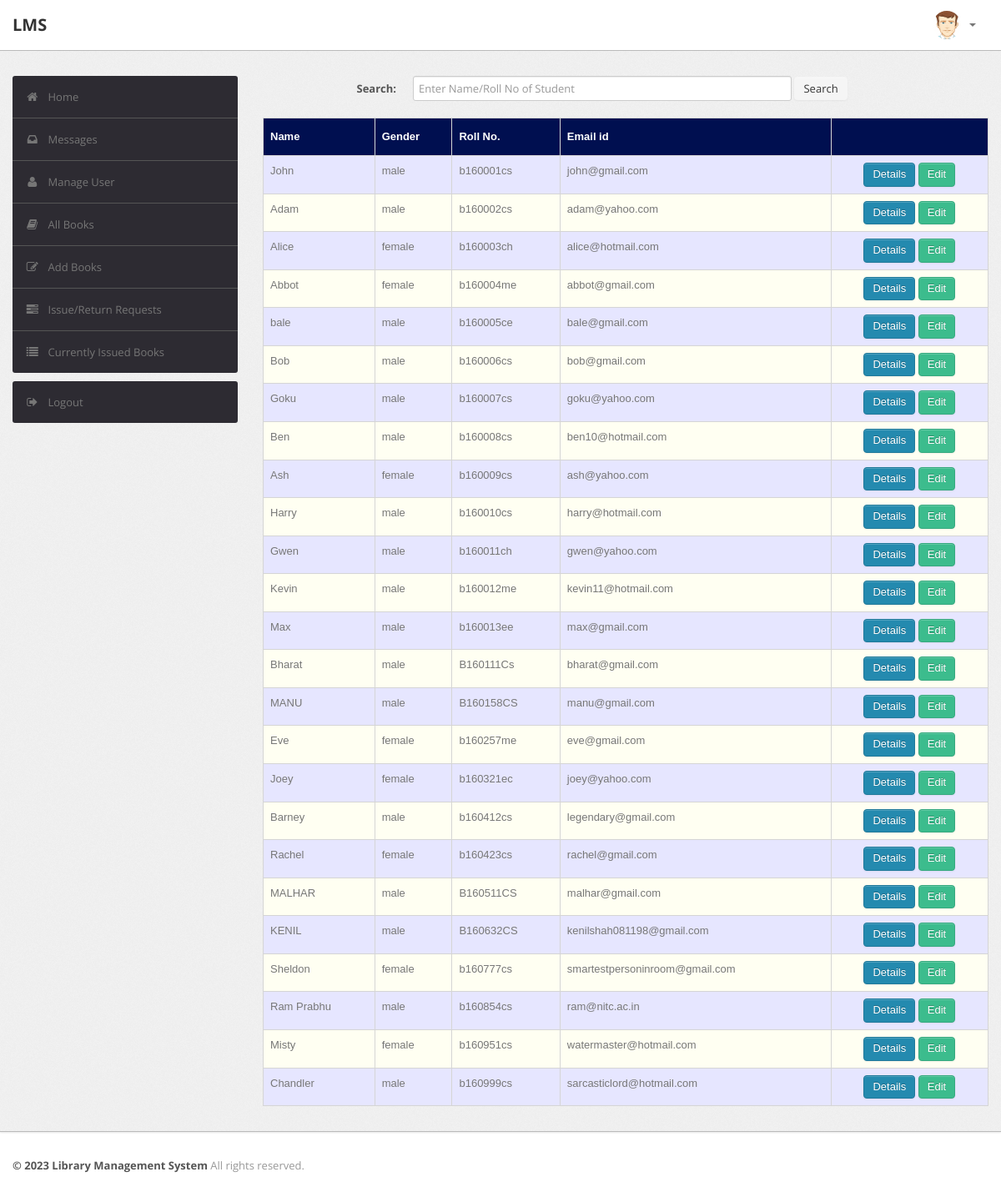
Page /admin/student.php (signed in) on the committed database.
### tables this page shows
CREATE TABLE `user` (
  `RollNo` varchar(50) NOT NULL,
  `Name` varchar(50) DEFAULT NULL,
  `Type` varchar(50) DEFAULT NULL,
  `Gender` varchar(50) DEFAULT NULL,
  `EmailId` varchar(50) DEFAULT NULL,
  `MobNo` bigint(11) DEFAULT NULL,
  `Password` varchar(50) DEFAULT NULL,
  PRIMARY KEY (`RollNo`),
  UNIQUE KEY `EmailId` (`EmailId`)
);

### admin/student.php (the view, shortened to what this page needs)
<?php
require('dbconn.php');
?>
<?php
if ($_SESSION['RollNo']) {
    ?>
<!DOCTYPE html>
<html lang="en">
    <head>
        <link type="text/css" href="bootstrap/css/bootstrap.min.css" rel="stylesheet">
        <link type="text/css" href="bootstrap/css/bootstrap-responsive.min.css" rel="stylesheet">
        <link type="text/css" href="css/theme.css" rel="stylesheet">
        <link type="text/css" href="images/icons/css/font-awesome.css" rel="stylesheet">
    </head>
    <body>
        <div class="navbar navbar-fixed-top">
            <div class="navbar-inner">
                <div class="container">
                        <a class="brand" href="index.php">LMS </a>
                    <div class="nav-collapse collapse navbar-inverse-collapse">
                        <ul class="nav pull-right">
                            <li class="nav-user dropdown"><a href="#" class="dropdown-toggle" data-toggle="dropdown">
                                <img src="images/user.png" class="nav-avatar" />
                                <b class="caret"></b></a>
                            </li>
                        </ul>
                    </div>
                </div>
            </div>
        </div>
        <div class="wrapper">
            <div class="container">
                <div class="row">
                    <div class="span3">
                        <div class="sidebar">
                            <ul class="widget widget-menu unstyled">
                                <li class="active"><a href="index.php"><i class="menu-icon icon-home"></i>Home
                                </a></li>
                                 <li><a href="message.php"><i class="menu-icon icon-inbox"></i>Messages</a>
                                </li>
                                <li><a href="student.php"><i class="menu-icon icon-user"></i>Manage User </a>
                                </li>
                                <li><a href="book.php"><i class="menu-icon icon-book"></i>All Books </a></li>
                                <li><a href="addbook.php"><i class="menu-icon icon-edit"></i>Add Books </a></li>
                                <li><a href="requests.php"><i class="menu-icon icon-tasks"></i>Issue/Return Requests </a></li>
                                <li><a href="current.php"><i class="menu-icon icon-list"></i>Currently Issued Books </a></li>
                            </ul>
                            <ul class="widget widget-menu unstyled">
                                <li><a href="logout.php"><i class="menu-icon icon-signout"></i>Logout </a></li>
                            </ul>
                        </div>
                    </div>
                    <div class="span9">
                        <form class="form-horizontal row-fluid" action="student.php" method="post">
                                        <div class="control-group">
                                            <label class="control-label" for="Search"><b>Search:</b></label>
                                            <div class="controls">
                                                <input type="text" id="title" name="title" placeholder="Enter Name/Roll No of Student" class="span8" required>
                                                <button type="submit" name="submit"class="btn">Search</button>
                                            </div>
                                        </div>
                                    </form>
                                    <br>
                                    <?php
                                    if(isset($_POST['submit']))
                                        {$s=$_POST['title'];
                                            $sql="select * from LMS.user where (RollNo='$s' or Name like '%$s%') and RollNo<>'ADMIN'";
                                        }
                                    else
                                        $sql="select * from LMS.user where RollNo<>'ADMIN'";
                                    $result=$conn->query($sql);
                                    $rowcount=mysqli_num_rows($result);
                                    if(!($rowcount))
                                        echo "<br><center><h2><b><i>No Results</i></b></h2></center>";
                                    else
                                    {
                                    ?>
                        <table class="table" id = "tables">
                                  <thead>
                                    <tr>
                                      <th>Name</th>
                                      <th>Gender</th>
                                      <th>Roll No.</th>
                                      <th>Email id</th>
                                      <th></th>
                                    </tr>
                                  </thead>
                                  <tbody>
                    <?php
                            while($row=$result->fetch_assoc())
                            {
                                $email=$row['EmailId'];
                                $name=$row['Name'];
                                $Gender=$row['Gender'];
                                $rollno=$row['RollNo'];
                            ?>
                                    <tr>
                                      <td><?php echo $name ?></td>
                                      <td><?php echo $Gender ?></td>
                                      <td><?php echo $rollno ?></td>
                                      <td><?php echo $email ?></td>
                                        <td>
                                        <center>
                                            <a href="studentdetails.php?id=<?php echo $rollno; ?>" class="btn btn-primary">Details</a>
                                            <a href="edit_student_details.php?id=<?php echo $rollno; ?>" class="btn btn-success">Edit</a>
                                      </center>
                                        </td>
                                    </tr>
                            <?php }} ?>
                                  </tbody>
                                </table>
                            </div>
                </div>
            </div>
        </div>
<div class="footer">
            <div class="container">
                <b class="copyright">&copy; 2023 Library Management System </b>All rights reserved.
            </div>
        </div>
    </body>
</html>
<?php }
else {
    echo "<script type='text/javascript'>alert('Access Denied!!!')</script>";
} ?>

### admin/css/theme.css (style rules this page uses)
#tables { font-family: "Trebuchet MS", Arial, Helvetica, sans-serif; border-collapse: collapse; width: 100%; }
#tables td, #tables th { border: 1px solid #ddd; padding: 8px; }
#tables tr:nth-child(even) { background-color: #fffff2; }
#tables tr:nth-child(odd) { background-color: #e6e6ff; }
#tables th { padding-top: 12px; padding-bottom: 12px; text-align: left; background-color: #000F50; color: white; }
body { font-size: 13px; font-family: 'Open Sans', Arial, sans-serif; background: #fff; color: #777 }
strong, b { color: #555 }
.wrapper { background: url(../images/bg.png) #eee; border-bottom: 1px solid #bbb; -webkit-box-shadow: 0 1px 2px rgba(0,0,0,0.1); -moz-box-shadow: 0 1px 2px rgba(0,0,0,0.1); box-shadow: 0 1px 2px rgba(0,0,0,0.1); padding: 30px 0 }
.footer { color: #999; padding: 30px 0 60px }
form { margin: 0 }
select, textarea, input[type="text"], input[type="password"], input[type="datetime"], input[type="datetime-local"], input[type="date"], input[type="month"], input[type="time"], input[type="week"], input[type="number"], input[type="email"], input[type="url"], input[type="search"], input[type="tel"], input[type="color"], .uneditable-input, label, input, button, select, textarea { -webkit-border-radius: 3px; -moz-border-radius: 3px; border-radius: 3px; font-size: 13px; font-family: 'Open Sans', Tahoma, Arial, sans-serif }
body [class^="icon-"], body [class*=" icon-"] { font-size: 14px; line-height: 20px; height: 20px }
.form-horizontal .control-group, .form-vertical .control-group { margin-bottom: 0 }
.navbar { position: static!important; margin: 0!important }
.navbar .navbar-inner { background: #fff; border-bottom: 1px solid #bbb; -webkit-box-shadow: 0 1px 2px rgba(0,0,0,0.15); -moz-box-shadow: 0 1px 2px rgba(0,0,0,0.15); box-shadow: 0 1px 2px rgba(0,0,0,0.15) }
.navbar .brand { color: #333; font-weight: bold; font-size: 20px; margin-right: 20px; padding: 20px }
.navbar .nav>li>a { padding: 20px 15px; font-weight: bold; color: #777 }
.nav-user>a { height: 20px }
.nav-avatar { width: 34px; height: 34px; margin: -7px 5px 0 0; -webkit-border-radius: 50%; -moz-border-radius: 50%; border-radius: 50% }
.btn, .btn-box { -webkit-border-radius: 3px; -moz-border-radius: 3px; border-radius: 3px }
.btn { font-size: 13px; font-weight: 600 }
.btn { display: inline-block; margin-bottom: 0; font-weight: 400; text-align: center; vertical-align: middle; cursor: pointer; background-image: none; border: 1px solid transparent; white-space: nowrap; padding: 4px 10px; font-size: 13px; line-height: 1.42857; border-radius: 4px; -webkit-user-select: none; -moz-user-select: none; -ms-user-select: none; user-select: none }
.btn-primary { color: #fff; background-color: #248aaf; border-color: #20799a }
.btn-success { color: #fff; background-color: #3cbc8d; border-color: #36a97f }
.table { margin-bottom: 0 }
.table th, .table td { border-color: #d5d5d5!important }
.widget-menu { background: #fff; -webkit-border-radius: 3px; -moz-border-radius: 3px; border-radius: 3px; overflow: hidden }
.widget-menu a { color: #555; display: block; line-height: 20px; padding: 15px; text-decoration: none!important }
.widget-menu .menu-icon { margin-right: 10px; color: #767676; -webkit-transition: all .2s ease-in-out; -moz-transition: all .2s ease-in-out; transition: all .2s ease-in-out; }
.widget-menu>li+li { border-top: 1px solid #555 }
.widget-menu>li>a { background-color: #2d2b32; color: #767676; -webkit-transition: all .2s ease-in-out; -moz-transition: all .2s ease-in-out; transition: all .2s ease-in-out; }

### rows in the picture
user: Name "John", Gender "male", RollNo "b160001cs", EmailId "john@gmail.com"
user: Name "Adam", Gender "male", RollNo "b160002cs", EmailId "adam@yahoo.com"
user: Name "Alice", Gender "female", RollNo "b160003ch", EmailId "alice@hotmail.com"
user: Name "Abbot", Gender "female", RollNo "b160004me", EmailId "abbot@gmail.com"
user: Name "bale", Gender "male", RollNo "b160005ce", EmailId "bale@gmail.com"
user: Name "Bob", Gender "male", RollNo "b160006cs", EmailId "bob@gmail.com"
user: Name "Goku", Gender "male", RollNo "b160007cs", EmailId "goku@yahoo.com"
user: Name "Ben", Gender "male", RollNo "b160008cs", EmailId "ben10@hotmail.com"
user: Name "Ash", Gender "female", RollNo "b160009cs", EmailId "ash@yahoo.com"
user: Name "Harry", Gender "male", RollNo "b160010cs", EmailId "harry@hotmail.com"
user: Name "Gwen", Gender "male", RollNo "b160011ch", EmailId "gwen@yahoo.com"
user: Name "Kevin", Gender "male", RollNo "b160012me", EmailId "kevin11@hotmail.com"
user: Name "Max", Gender "male", RollNo "b160013ee", EmailId "max@gmail.com"
user: Name "Bharat", Gender "male", RollNo "B160111Cs", EmailId "bharat@gmail.com"
user: Name "MANU", Gender "male", RollNo "B160158CS", EmailId "manu@gmail.com"
user: Name "Eve", Gender "female", RollNo "b160257me", EmailId "eve@gmail.com"
user: Name "Joey", Gender "female", RollNo "b160321ec", EmailId "joey@yahoo.com"
user: Name "Barney", Gender "male", RollNo "b160412cs", EmailId "legendary@gmail.com"
user: Name "Rachel", Gender "female", RollNo "b160423cs", EmailId "rachel@gmail.com"
user: Name "MALHAR", Gender "male", RollNo "B160511CS", EmailId "malhar@gmail.com"
user: Name "KENIL", Gender "male", RollNo "B160632CS", EmailId "kenilshah081198@gmail.com"
user: Name "Sheldon", Gender "female", RollNo "b160777cs", EmailId "smartestpersoninroom@gmail.com"
user: Name "Ram Prabhu", Gender "male", RollNo "b160854cs", EmailId "ram@nitc.ac.in"
user: Name "Misty", Gender "female", RollNo "b160951cs", EmailId "watermaster@hotmail.com"
user: Name "Chandler", Gender "male", RollNo "b160999cs", EmailId "sarcasticlord@hotmail.com"
